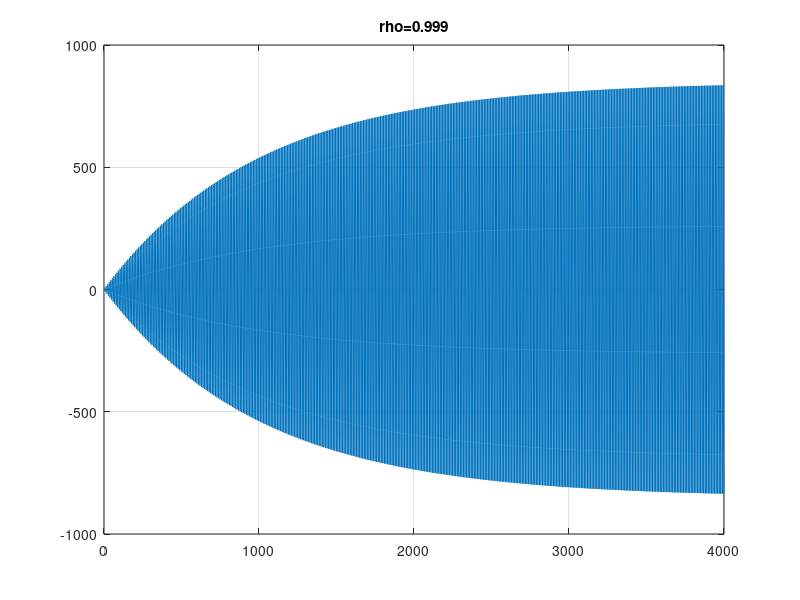

Recreate this plot in MATLAB.
%dsp book get AR2 coefficients from resonance frequency:

rho_poles_modulai = [0.98:0.001:0.999];
F_resonance_frequency = 0.1;
expfR = exp(-2*pi*1i*F_resonance_frequency);

%if the poles of the AR2 are complex conjugates, therefore we get that the
%transfer function H(z) can be written as H(z)=1/(1-p1*z^-1)(1-p2*z^-1) =
%1/(1-rho*exp(i*theta)*z^-1)(1-rho*exp(-i*theta)*z^-1) and we get the
%following results for a1,a2 by comparing the above expression to
%H(Z)=1/(1+a1*z^-1+a2*z^-2)
a2 = rho_poles_modulai.^2;
a1 = -4*a2*cos(2*pi*F_resonance_frequency)./(1+a2);

%now we compute the gain at the resonance frequency:
gain_function_inverse = 1+expfR*a1 + expfR^2*a2;
gain_function_inverse_modulus = abs(gain_function_inverse);
gain_function_inverse_phase =angle(gain_function_inverse);

%make input signal at resonance frequency:
number_of_samples=4000;
t_vec=[0:number_of_samples-1];
x=sin(2*pi*F_resonance_frequency*t_vec);

%go over the different pole modului and see that getting close to 1 gives a
%longer transient response and a larger gain
figure(1);
for k=1:length(rho_poles_modulai) 
   AA = [1,a1(k),a2(k)];
   set(gca,'ylim',[-1.1,1.1],'xlim',[0,30]);
   xe=x;
   y=filter(1,AA,xe);
   plot(t_vec,y);
   grid;
   title(sprintf('rho=%5.3f',rho_poles_modulai(k)));
%    set(gca,'ylim',[-1.1,1.1]);
   pause(0.1);
end





